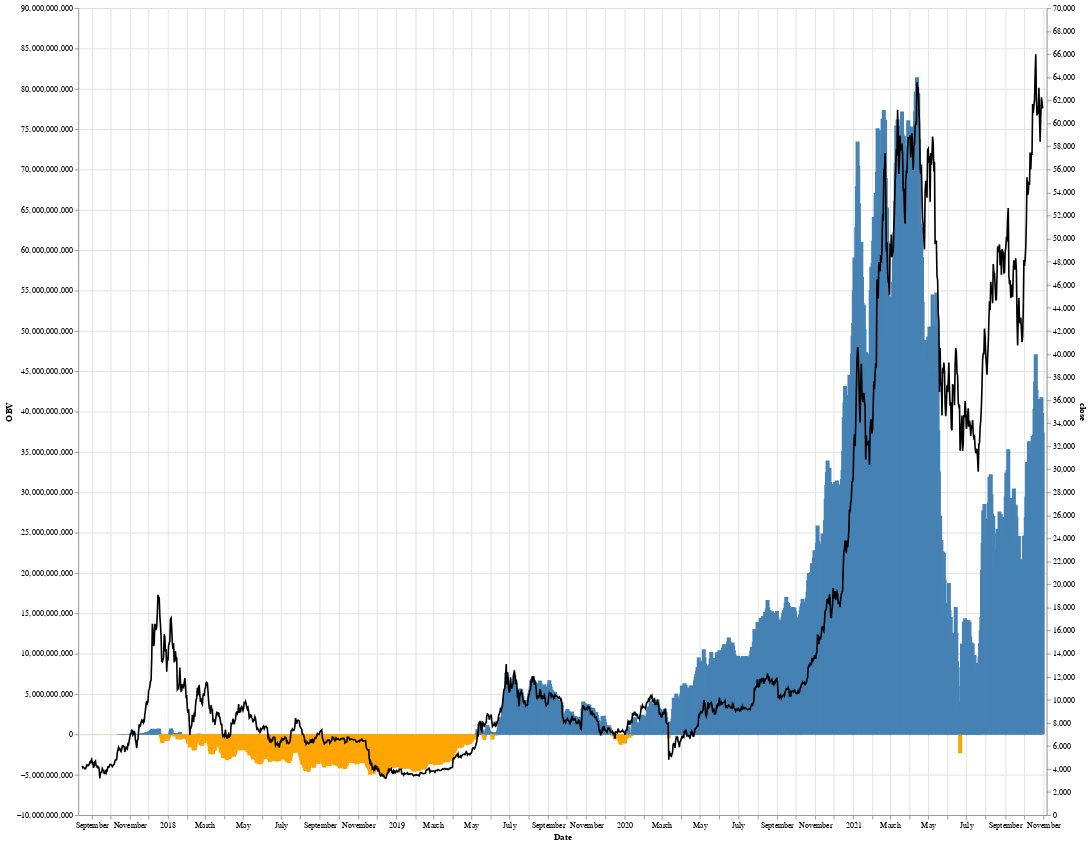

Write notebook code for a chart like this one.
### Markdown cell above
### Plot OBV for entire time period

### Code cell
obv_df.reset_index(inplace = True)
source = obv_df
base = alt.Chart(source).encode(x='Date')

bar = alt.Chart(source).mark_bar().encode(
    x="Date",
    y="OBV",
    color=alt.condition(
        alt.datum.OBV > 0,
        alt.value("steelblue"),# The positive color
        alt.value("orange")  # The neagative color
    ))

line =  base.mark_line(color='black').encode(
    y='close'
)

(bar + line).properties(width = 5000, height = 900)
alt.layer(bar, line).resolve_scale(
    y = 'independent'
).properties(width = 1200, height = 1000)

### Figure 1 — Vega-Lite specification as saved in the notebook (floating-point values rounded to 4 significant figures; data arrays with more than 128 entries replaced by an {"elided": "..."} marker saying what was removed)
{"config": {"view": {"continuousWidth": 400, "continuousHeight": 300}}, "layer": [{"mark": "bar", "encoding": {"color": {"condition": {"value": "steelblue", "test": "(datum.OBV > 0)"}, "value": "orange"}, "x": {"type": "temporal", "field": "Date"}, "y": {"type": "quantitative", "field": "OBV"}}}, {"mark": {"type": "line", "color": "black"}, "encoding": {"x": {"type": "temporal", "field": "Date"}, "y": {"type": "quantitative", "field": "close"}}}], "data": {"name": "data-7cd48d8df06747a996c81e8fdcca690a"}, "height": 1000, "resolve": {"scale": {"y": "independent"}}, "width": 1200, "$schema": "https://vega.github.io/schema/vega-lite/v4.8.1.json", "datasets": {"data-7cd48d8df06747a996c81e8fdcca690a": {"elided": "1538 records"}}}
